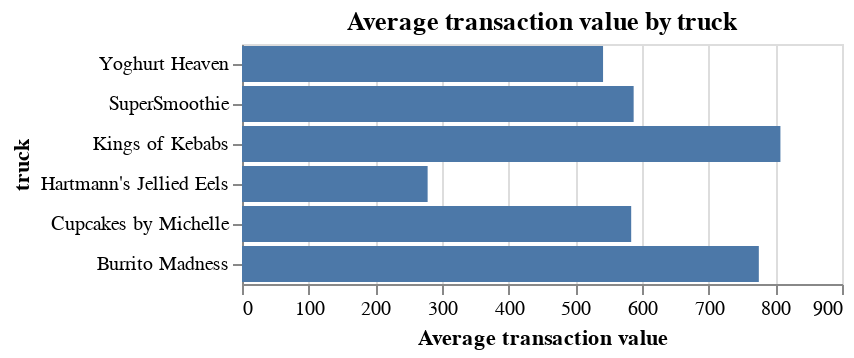

Notebook code cell kept with this figure:
### Markdown cell above
## Average transaction total for each truck

### Code cell
avg_by_truck = (
    df.groupby('truck_name', as_index=False)['total']
    .mean()
    .rename(columns={'total': 'avg_transaction'})
)

bar_avg = (
    alt.Chart(avg_by_truck)
    .mark_bar()
    .encode(
        x=alt.Y('avg_transaction:Q', title='Average transaction value'),
        y=alt.X('truck_name:N', sort='-y', title='truck'),
        tooltip=[
            alt.Tooltip('truck_name:N', title='Truck'),
            alt.Tooltip('avg_transaction:Q', title='Average', format=',.2f')
        ]
    )
    .properties(title='Average transaction value by truck')
)

bar_avg

### Figure 1 — Vega-Lite specification as saved in the notebook (floating-point values rounded to 4 significant figures)
{"config": {"view": {"continuousWidth": 300, "continuousHeight": 300}}, "data": {"name": "data-4eee1fa0d08e2d8c0c24dda55d0d5724"}, "mark": {"type": "bar"}, "encoding": {"tooltip": [{"field": "truck_name", "title": "Truck", "type": "nominal"}, {"field": "avg_transaction", "format": ",.2f", "title": "Average", "type": "quantitative"}], "x": {"field": "avg_transaction", "title": "Average transaction value", "type": "quantitative"}, "y": {"field": "truck_name", "sort": "-y", "title": "truck", "type": "nominal"}}, "title": "Average transaction value by truck", "$schema": "https://vega.github.io/schema/vega-lite/v6.1.0.json", "datasets": {"data-4eee1fa0d08e2d8c0c24dda55d0d5724": [{"truck_name": "Burrito Madness", "avg_transaction": 775.2}, {"truck_name": "Cupcakes by Michelle", "avg_transaction": 583.8}, {"truck_name": "Hartmann's Jellied Eels", "avg_transaction": 278.4}, {"truck_name": "Kings of Kebabs", "avg_transaction": 807.6}, {"truck_name": "SuperSmoothie", "avg_transaction": 587.5}, {"truck_name": "Yoghurt Heaven", "avg_transaction": 541.6}]}}
